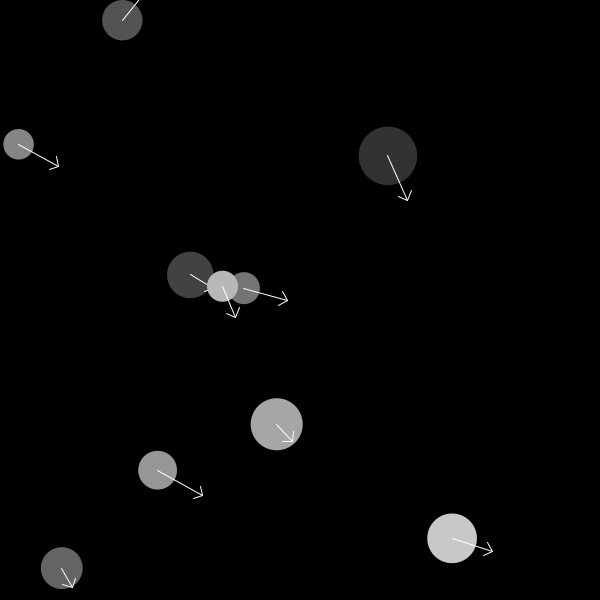
Frame 1 (no input)
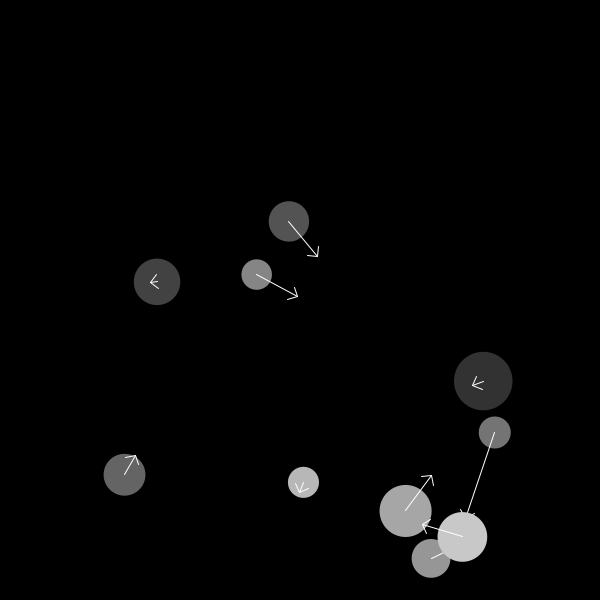
Frame 60 (the mouse pressed at the canvas centre just before this capture)
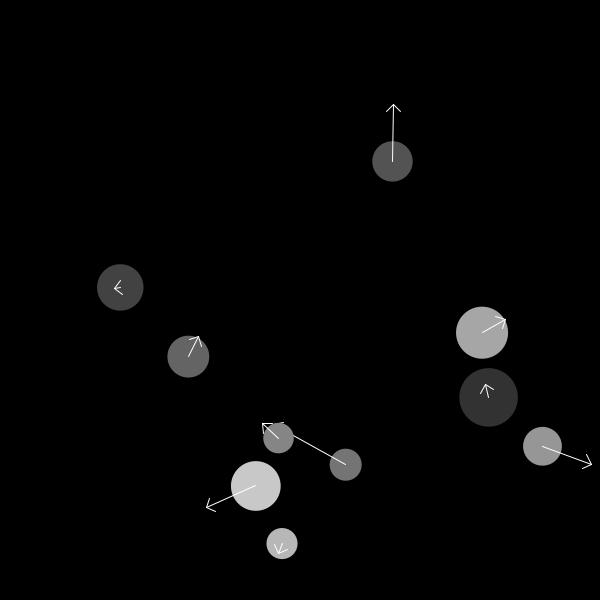
Frame 120 (the mouse held since frame 60 and released just before this capture)

The Processing sketch that drew these frames (run headless with seeded random() and noise(); from frame 60 on, the mouse is pressed at the canvas centre):

// Processing sketch: bit2atom_190625_06_array
// ── bit2atom_190625_06_array.pde
PVector[] location;
float[] dd;
PVector[] speed;
PVector[] acc;
int elliLength = 10;

void setup() {
  size(600, 600);
  location = new PVector[elliLength];
  dd = new float[elliLength];
  speed = new PVector[elliLength];
  acc = new PVector[elliLength];

  for (int i = 0; i < elliLength; i ++) {
    location[i] = new PVector(random(width), random(height));
    dd[i] = random(30, 60);
    speed[i] = new PVector(random(1, 5), random(1, 5));
    acc[i] = new PVector(0, 0);
  }
}

void draw() {
  background(0);
  collision();
  //connection();
  edge();
  
  drawEllipse();
  //drawArrow();
}

void collision(){
  for (int i = 0; i < elliLength; i ++) {
    for (int j = 0; j < elliLength; j ++) {
      if (i != j) {
        float ddist = PVector.dist(location[i], location[j]);
        if (ddist < (dd[i] + dd[j])/2) {
          PVector pong = PVector.sub(location[i], location[j]);
          pong.normalize();
          pong.mult(50/dd[i]);
          acc[i].add(pong);
        }
      }
    }
  }
}

void drawArrow(){
  for (int i = 0; i < elliLength; i ++) {
    float ang = speed[i].heading();
    stroke(#6460E3);
    float arrowLength = 10;
    PVector headLocation = new PVector(location[i].x+10*speed[i].mag()*cos(ang), location[i].y+10*speed[i].mag()*sin(ang));
    line(location[i].x, location[i].y, headLocation.x, headLocation.y);
    line(headLocation.x, headLocation.y, headLocation.x + arrowLength*cos(ang + PI*3/4), headLocation.y + arrowLength*sin(ang + PI*3/4));
    line(headLocation.x, headLocation.y, headLocation.x + arrowLength*cos(ang - PI*3/4), headLocation.y + arrowLength*sin(ang - PI*3/4));
  }
}

void drawEllipse() {
  for (int i = 0; i < elliLength; i ++) {
    fill((int)map(i, 0, elliLength-1, 50, 200));
    noStroke();
    ellipse(location[i].x, location[i].y, dd[i], dd[i]);
    
    //draw Arrows at the end of each speed vectors
    float ang = speed[i].heading();
    stroke(255); //stroke(#9C9AEA);
    float arrowLength = 10;
    PVector headLocation = new PVector(location[i].x+10*speed[i].mag()*cos(ang), location[i].y+10*speed[i].mag()*sin(ang));
    line(location[i].x, location[i].y, headLocation.x, headLocation.y);
    line(headLocation.x, headLocation.y, headLocation.x + arrowLength*cos(ang + PI*3/4), headLocation.y + arrowLength*sin(ang + PI*3/4));
    line(headLocation.x, headLocation.y, headLocation.x + arrowLength*cos(ang - PI*3/4), headLocation.y + arrowLength*sin(ang - PI*3/4));
    
    speed[i].add(acc[i]);
    speed[i].limit(10);
    location[i].add(speed[i]);
    acc[i] = new PVector(0, 0);
  }
}

void connection() {
  for (int i = 0; i < elliLength; i ++) {
    for (int j = 0; j < elliLength; j ++) {
      if (i != j) {
        float ddist = PVector.dist(location[i], location[j]);
        if (ddist < 50) {
          stroke(#9ED12A);
          line(location[i].x, location[i].y, location[j].x, location[j].y);
        }
      }
    }
  }
}

void edge() {
  for (int i = 0; i < elliLength; i ++) {

    if (location[i].x + dd[i]/2 > width) {
      location[i].x = width - dd[i]/2;
      speed[i].x = speed[i].x *-1;
    }

    if (location[i].x - dd[i]/2 < 0) {
      location[i].x = dd[i]/2;
      speed[i].x = speed[i].x *-1;
    }

    if (location[i].y + dd[i]/2 > height) {
      location[i].y = height - dd[i]/2;
      speed[i].y *=-1;
    }

    if (location[i].y  - dd[i]/2 < 0) {
      location[i].y = dd[i]/2;
      speed[i].y *=-1;
    }
  }
}
